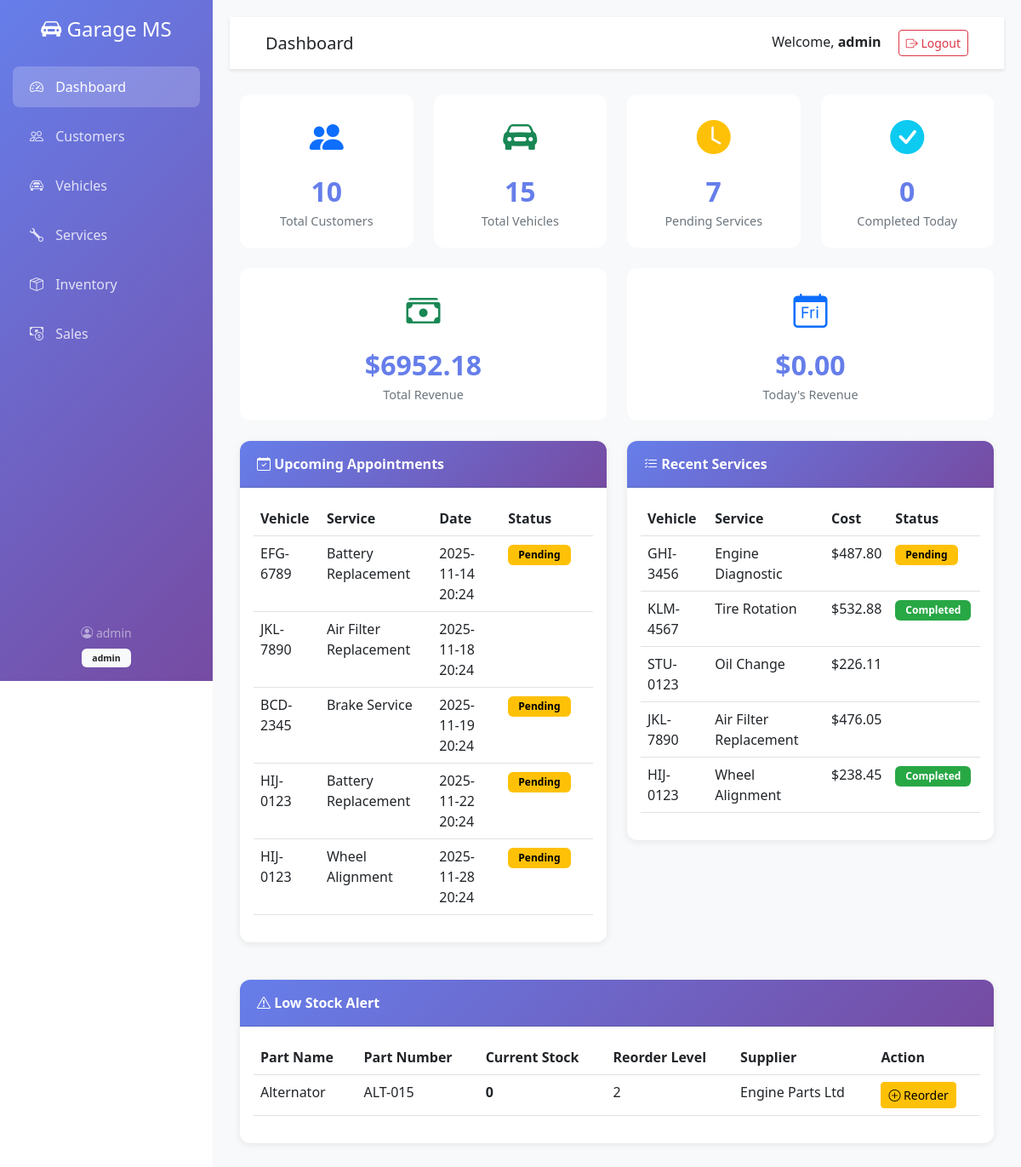
The page /dashboard (signed in) on the database its author committed.
### app.py (models this page shows, shortened)
class User(UserMixin, db.Model):
    id = db.Column(db.Integer, primary_key=True)
    username = db.Column(db.String(80), unique=True, nullable=False)
    email = db.Column(db.String(120), unique=True, nullable=False)
    password_hash = db.Column(db.String(255), nullable=False)
    role = db.Column(db.String(20), default='staff')  # admin, staff
    created_at = db.Column(db.DateTime, default=datetime.utcnow)

class Service(db.Model):
    id = db.Column(db.Integer, primary_key=True)
    vehicle_id = db.Column(db.Integer, db.ForeignKey('vehicle.id'), nullable=False)
    service_type = db.Column(db.String(100), nullable=False)
    description = db.Column(db.Text)
    status = db.Column(db.String(20), default='pending')  # pending, in_progress, completed, cancelled
    cost = db.Column(db.Float, default=0.0)
    scheduled_date = db.Column(db.DateTime, nullable=False)
    completed_date = db.Column(db.DateTime)
    created_by = db.Column(db.Integer, db.ForeignKey('user.id'))
    created_at = db.Column(db.DateTime, default=datetime.utcnow)
    parts_used = db.relationship('ServicePart', backref='service', lazy=True, cascade='all, delete-orphan')

class Vehicle(db.Model):
    id = db.Column(db.Integer, primary_key=True)
    customer_id = db.Column(db.Integer, db.ForeignKey('customer.id'), nullable=False)
    make = db.Column(db.String(50), nullable=False)
    model = db.Column(db.String(50), nullable=False)
    year = db.Column(db.Integer, nullable=False)
    license_plate = db.Column(db.String(20), unique=True, nullable=False)
    vin = db.Column(db.String(50))
    color = db.Column(db.String(30))
    created_at = db.Column(db.DateTime, default=datetime.utcnow)
    services = db.relationship('Service', backref='vehicle', lazy=True)

class InventoryPart(db.Model):
    id = db.Column(db.Integer, primary_key=True)
    part_name = db.Column(db.String(100), nullable=False)
    part_number = db.Column(db.String(50), unique=True, nullable=False)
    description = db.Column(db.Text)
    quantity = db.Column(db.Integer, default=0)
    unit_price = db.Column(db.Float, nullable=False)
    reorder_level = db.Column(db.Integer, default=10)
    supplier = db.Column(db.String(100))
    created_at = db.Column(db.DateTime, default=datetime.utcnow)

### app.py (the view)
@app.route('/dashboard')
@login_required
def dashboard():
    total_customers = Customer.query.count()
    total_vehicles = Vehicle.query.count()
    pending_services = Service.query.filter_by(status='pending').count()
    completed_today = Service.query.filter(
        Service.status == 'completed',
        func.date(Service.completed_date) == datetime.utcnow().date()
    ).count()
    total_revenue = db.session.query(func.sum(Sale.total_amount)).filter_by(payment_status='paid').scalar() or 0
    today_revenue = db.session.query(func.sum(Sale.total_amount)).filter(
        Sale.payment_status == 'paid',
        func.date(Sale.created_at) == datetime.utcnow().date()
    ).scalar() or 0
    low_stock_parts = InventoryPart.query.filter(
        InventoryPart.quantity <= InventoryPart.reorder_level
    ).limit(5).all()
    recent_services = Service.query.order_by(Service.created_at.desc()).limit(5).all()
    upcoming_services = Service.query.filter(
        Service.status.in_(['pending', 'in_progress']),
        Service.scheduled_date >= datetime.utcnow()
    ).order_by(Service.scheduled_date).limit(5).all()
    return render_template('dashboard.html',
                         total_customers=total_customers,
                         total_vehicles=total_vehicles,
                         pending_services=pending_services,
                         completed_today=completed_today,
                         total_revenue=total_revenue,
                         today_revenue=today_revenue,
                         low_stock_parts=low_stock_parts,
                         recent_services=recent_services,
                         upcoming_services=upcoming_services)

### app.py (called while the page is built)
@login_manager.user_loader
def load_user(user_id):
    return User.query.get(int(user_id))

### templates/dashboard.html (shortened to what this page needs)
{% extends "base.html" %}
{% block page_title %}Dashboard{% endblock %}
{% block content %}
<div class="row mb-4">
    <div class="col-md-3">
        <div class="stat-card">
            <div class="icon text-primary">
                <i class="bi bi-people-fill"></i>
            </div>
            <div class="value">{{ total_customers }}</div>
            <div class="label">Total Customers</div>
        </div>
    </div>
    <div class="col-md-3">
        <div class="stat-card">
            <div class="icon text-success">
                <i class="bi bi-car-front-fill"></i>
            </div>
            <div class="value">{{ total_vehicles }}</div>
            <div class="label">Total Vehicles</div>
        </div>
    </div>
    <div class="col-md-3">
        <div class="stat-card">
            <div class="icon text-warning">
                <i class="bi bi-clock-fill"></i>
            </div>
            <div class="value">{{ pending_services }}</div>
            <div class="label">Pending Services</div>
        </div>
    </div>
    <div class="col-md-3">
        <div class="stat-card">
            <div class="icon text-info">
                <i class="bi bi-check-circle-fill"></i>
            </div>
            <div class="value">{{ completed_today }}</div>
            <div class="label">Completed Today</div>
        </div>
    </div>
</div>
<div class="row mb-4">
    <div class="col-md-6">
        <div class="stat-card">
            <div class="icon text-success">
                <i class="bi bi-cash-stack"></i>
            </div>
            <div class="value">${{ "%.2f"|format(total_revenue) }}</div>
            <div class="label">Total Revenue</div>
        </div>
    </div>
    <div class="col-md-6">
        <div class="stat-card">
            <div class="icon text-primary">
                <i class="bi bi-calendar-day"></i>
            </div>
            <div class="value">${{ "%.2f"|format(today_revenue) }}</div>
            <div class="label">Today's Revenue</div>
        </div>
    </div>
</div>
<div class="row">
    <div class="col-md-6">
        <div class="card">
            <div class="card-header">
                <i class="bi bi-calendar-check"></i> Upcoming Appointments
            </div>
            <div class="card-body">
                {% if upcoming_services %}
                <div class="table-responsive">
                    <table class="table table-hover">
                        <thead>
                            <tr>
                                <th>Vehicle</th>
                                <th>Service</th>
                                <th>Date</th>
                                <th>Status</th>
                            </tr>
                        </thead>
                        <tbody>
                            {% for service in upcoming_services %}
                            <tr>
                                <td>{{ service.vehicle.license_plate }}</td>
                                <td>{{ service.service_type }}</td>
                                <td>{{ service.scheduled_date.strftime('%Y-%m-%d %H:%M') }}</td>
                                <td>
                                    <span class="badge badge-{{ service.status }}">
                                        {{ service.status.replace('_', ' ').title() }}
                                    </span>
                                </td>
                            </tr>
                            {% endfor %}
                        </tbody>
                    </table>
                </div>
                {% else %}
                <p class="text-muted text-center py-3">No upcoming appointments</p>
                {% endif %}
            </div>
        </div>
    </div>
    <div class="col-md-6">
        <div class="card">
            <div class="card-header">
                <i class="bi bi-list-check"></i> Recent Services
            </div>
            <div class="card-body">
                {% if recent_services %}
                <div class="table-responsive">
                    <table class="table table-hover">
                        <thead>
                            <tr>
                                <th>Vehicle</th>
                                <th>Service</th>
                                <th>Cost</th>
                                <th>Status</th>
                            </tr>
                        </thead>
                        <tbody>
                            {% for service in recent_services %}
                            <tr>
                                <td>{{ service.vehicle.license_plate }}</td>
                                <td>{{ service.service_type }}</td>
                                <td>${{ "%.2f"|format(service.cost) }}</td>
                                <td>
                                    <span class="badge badge-{{ service.status }}">
                                        {{ service.status.replace('_', ' ').title() }}
                                    </span>
                                </td>
                            </tr>
                            {% endfor %}
                        </tbody>
                    </table>
                </div>
                {% else %}
                <p class="text-muted text-center py-3">No recent services</p>
                {% endif %}
            </div>
        </div>
    </div>
</div>
<div class="row mt-4">
    <div class="col-12">
        <div class="card">
            <div class="card-header">
                <i class="bi bi-exclamation-triangle"></i> Low Stock Alert
            </div>
            <div class="card-body">
                {% if low_stock_parts %}
                <div class="table-responsive">
                    <table class="table table-hover">
                        <thead>
                            <tr>
                                <th>Part Name</th>
                                <th>Part Number</th>
                                <th>Current Stock</th>
                                <th>Reorder Level</th>
                                <th>Supplier</th>
                                <th>Action</th>
                            </tr>
                        </thead>
                        <tbody>
                            {% for part in low_stock_parts %}
                            <tr>
                                <td>{{ part.part_name }}</td>
                                <td>{{ part.part_number }}</td>
                                <td class="low-stock">{{ part.quantity }}</td>
                                <td>{{ part.reorder_level }}</td>
                                <td>{{ part.supplier }}</td>
                                <td>
                                    <a href="{{ url_for('edit_part', id=part.id) }}" class="btn btn-sm btn-warning">
                                        <i class="bi bi-plus-circle"></i> Reorder
                                    </a>
                                </td>
                            </tr>
                            {% endfor %}
                        </tbody>
                    </table>
                </div>
                {% else %}
                <p class="text-success text-center py-3">
                    <i class="bi bi-check-circle"></i> All inventory levels are good
                </p>
                {% endif %}
            </div>
        </div>
    </div>
</div>
{% endblock %}

### templates/base.html (shortened to what this page needs)
<!DOCTYPE html>
<html lang="en">
<head>
    <link href="https://cdn.jsdelivr.net/npm/bootstrap@5.3.0/dist/css/bootstrap.min.css" rel="stylesheet">
    <link rel="stylesheet" href="https://cdn.jsdelivr.net/npm/bootstrap-icons@1.10.0/font/bootstrap-icons.css">
</head>
<body>
    {% if current_user.is_authenticated %}
    <div class="sidebar">
        <div class="text-center mb-4">
            <h4 class="text-white mb-0">
                <i class="bi bi-car-front-fill"></i> Garage MS
            </h4>
        </div>
        <nav class="nav flex-column">
            <a class="nav-link {% if request.endpoint == 'dashboard' %}active{% endif %}" href="{{ url_for('dashboard') }}">
                <i class="bi bi-speedometer2"></i> Dashboard
            </a>
            <a class="nav-link {% if 'customer' in request.endpoint %}active{% endif %}" href="{{ url_for('customers') }}">
                <i class="bi bi-people"></i> Customers
            </a>
            <a class="nav-link {% if 'vehicle' in request.endpoint %}active{% endif %}" href="{{ url_for('vehicles') }}">
                <i class="bi bi-car-front"></i> Vehicles
            </a>
            <a class="nav-link {% if 'service' in request.endpoint %}active{% endif %}" href="{{ url_for('services') }}">
                <i class="bi bi-wrench"></i> Services
            </a>
            <a class="nav-link {% if 'inventory' in request.endpoint or 'part' in request.endpoint %}active{% endif %}" href="{{ url_for('inventory') }}">
                <i class="bi bi-box-seam"></i> Inventory
            </a>
            <a class="nav-link {% if 'sale' in request.endpoint %}active{% endif %}" href="{{ url_for('sales') }}">
                <i class="bi bi-cash-coin"></i> Sales
            </a>
        </nav>
        <div class="position-absolute bottom-0 w-100 p-3">
            <div class="text-white-50 small text-center">
                <i class="bi bi-person-circle"></i> {{ current_user.username }}
                <br>
                <span class="badge bg-light text-dark mt-2">{{ current_user.role }}</span>
            </div>
        </div>
    </div>
    {% endif %}
    <div class="{% if current_user.is_authenticated %}main-content{% endif %}">
        {% if current_user.is_authenticated %}
        <nav class="navbar">
            <div class="container-fluid">
                <h5 class="mb-0">{% block page_title %}Dashboard{% endblock %}</h5>
                <div>
                    <span class="me-3">Welcome, <strong>{{ current_user.username }}</strong></span>
                    <a href="{{ url_for('logout') }}" class="btn btn-outline-danger btn-sm">
                        <i class="bi bi-box-arrow-right"></i> Logout
                    </a>
                </div>
            </div>
        </nav>
        {% endif %}
        <div class="container-fluid">
            {% block content %}{% endblock %}
        </div>
    </div>
</body>
</html>

### templates/base.html (style rules this page uses)
:root { --sidebar-width: 250px; }
body { font-family: 'Segoe UI', Tahoma, Geneva, Verdana, sans-serif; }
.sidebar { position: fixed; top: 0; left: 0; height: 100vh; width: var(--sidebar-width); background: linear-gradient(135deg, #667eea 0%, #764ba2 100%); padding-top: 20px; transition: all 0.3s; z-index: 1000; overflow-y: auto; }
.sidebar .nav-link { color: rgba(255, 255, 255, 0.8); padding: 12px 20px; margin: 5px 15px; border-radius: 8px; transition: all 0.3s; }
.sidebar .nav-link:hover, .sidebar .nav-link.active { background: rgba(255, 255, 255, 0.2); color: white; }
.sidebar .nav-link i { margin-right: 10px; width: 20px; }
.main-content { margin-left: var(--sidebar-width); padding: 20px; min-height: 100vh; background: #f8f9fa; }
.navbar { background: white; box-shadow: 0 2px 4px rgba(0,0,0,0.1); padding: 15px 30px; margin-bottom: 30px; }
.card { border: none; border-radius: 12px; box-shadow: 0 2px 8px rgba(0,0,0,0.08); margin-bottom: 20px; transition: transform 0.3s, box-shadow 0.3s; }
.card-header { background: linear-gradient(135deg, #667eea 0%, #764ba2 100%); color: white; border-radius: 12px 12px 0 0 !important; padding: 15px 20px; font-weight: 600; }
.stat-card { background: white; border-radius: 12px; padding: 20px; text-align: center; transition: all 0.3s; }
.stat-card .icon { font-size: 2.5rem; margin-bottom: 10px; }
.stat-card .value { font-size: 2rem; font-weight: bold; color: #667eea; }
.stat-card .label { color: #6c757d; font-size: 0.9rem; }
.table { background: white; border-radius: 8px; }
.table thead { background: #f8f9fa; }
.badge { padding: 6px 12px; border-radius: 6px; }
.badge-pending { background: #ffc107; color: #000; }
.badge-completed { background: #28a745; color: white; }
.low-stock { color: #dc3545; font-weight: bold; }

### rows shown on the page
User: username "admin", role "admin"
Service: vehicle.license_plate "EFG-6789", service_type "Battery Replacement", scheduled_date "2025-11-14 20:24", status.replace "Pending"
Service: vehicle.license_plate "JKL-7890", service_type "Air Filter Replacement", scheduled_date "2025-11-18 20:24", cost "476.05"
Service: vehicle.license_plate "BCD-2345", service_type "Brake Service", scheduled_date "2025-11-19 20:24", status.replace "Pending"
Service: vehicle.license_plate "HIJ-0123", service_type "Battery Replacement", scheduled_date "2025-11-22 20:24", status.replace "Pending"
Service: vehicle.license_plate "HIJ-0123", service_type "Wheel Alignment", scheduled_date "2025-11-28 20:24", status.replace "Pending"
Service: vehicle.license_plate "GHI-3456", service_type "Engine Diagnostic", cost "487.80", status.replace "Pending"
Service: vehicle.license_plate "KLM-4567", service_type "Tire Rotation", cost "532.88", status.replace "Completed"
Service: vehicle.license_plate "STU-0123", service_type "Oil Change", cost "226.11"
Service: vehicle.license_plate "HIJ-0123", service_type "Wheel Alignment", cost "238.45", status.replace "Completed"
InventoryPart: part_name "Alternator", part_number "ALT-015", quantity "0", reorder_level "2", supplier "Engine Parts Ltd"

### other values the page prints
{{ total_customers }} "10"
{{ total_vehicles }} "15"
{{ pending_services }} "7"
{{ completed_today }} "0"
{{ "%.2f"|format(total_revenue) }} "6952.18"
{{ "%.2f"|format(today_revenue) }} "0.00"
